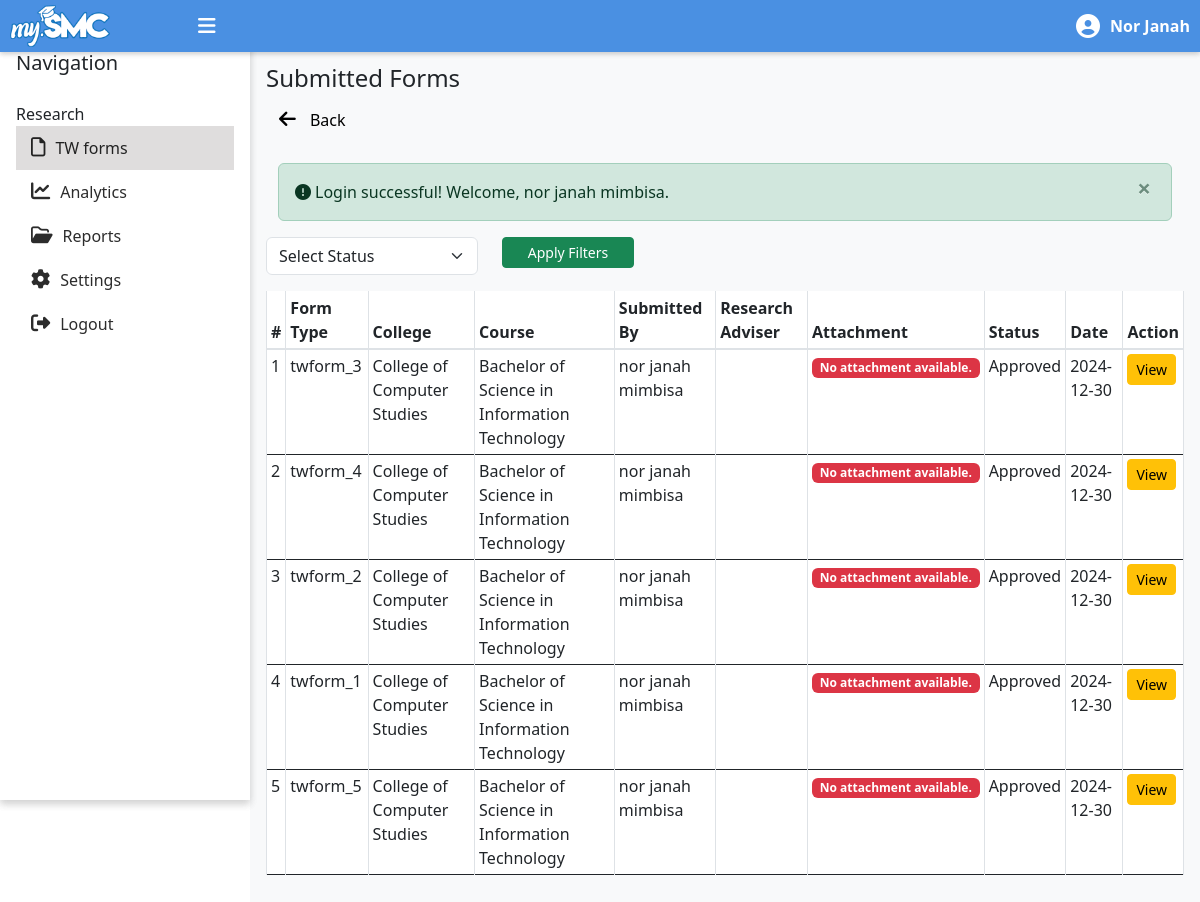
/dean/tw-forms.php (signed in), run on an earlier commit of the app's database.
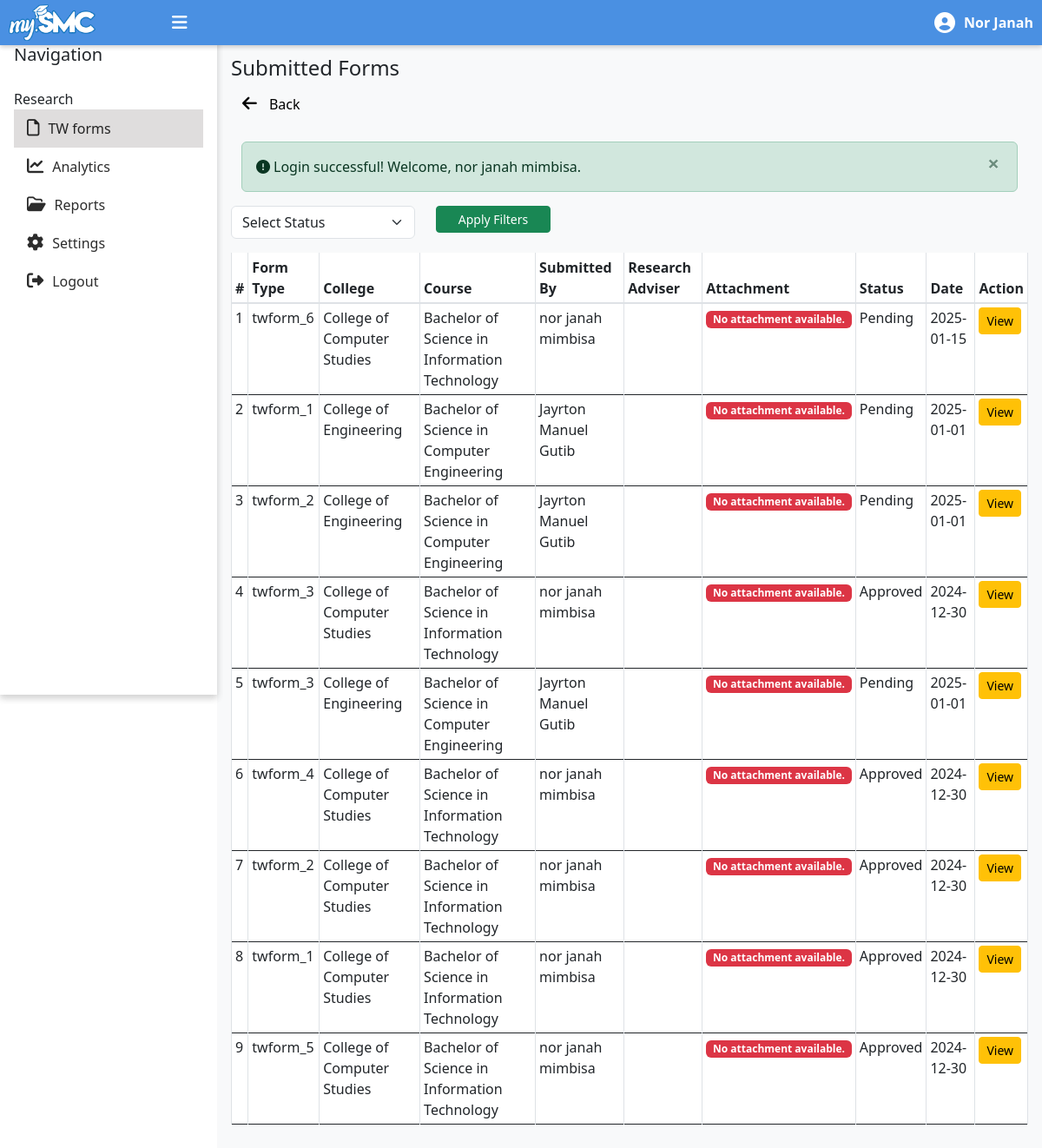
And on a later commit of the database.
### tables this page shows
CREATE TABLE `tw_forms` (
  `tw_form_id` int(11) NOT NULL,
  `form_type` enum('twform_1','twform_2','twform_3','twform_4','twform_5','twform_6') NOT NULL,
  `ir_agenda_id` int(11) NOT NULL,
  `col_agenda_id` int(11) NOT NULL,
  `department_id` int(11) NOT NULL,
  `course_id` int(11) NOT NULL,
  `user_id` int(11) NOT NULL,
  `research_adviser_id` int(11) NOT NULL,
  `overall_status` enum('pending','approved','rejected','') NOT NULL,
  `comments` text DEFAULT NULL,
  `submission_date` date DEFAULT NULL,
  `last_updated` timestamp NOT NULL DEFAULT current_timestamp()
);

CREATE TABLE `departments` (
  `department_id` int(11) NOT NULL,
  `department_name` varchar(255) NOT NULL
);

CREATE TABLE `courses` (
  `course_id` int(11) NOT NULL,
  `course_name` varchar(255) NOT NULL,
  `department_id` int(11) DEFAULT NULL
);

CREATE TABLE `accounts` (
  `user_id` int(255) NOT NULL,
  `username` varchar(50) NOT NULL,
  `password` varchar(255) NOT NULL,
  `firstname` varchar(50) NOT NULL,
  `lastname` varchar(50) NOT NULL,
  `contact` varchar(13) NOT NULL,
  `department_id` int(11) NOT NULL,
  `smc_email` varchar(255) NOT NULL,
  `user_type` enum('student','dean','panelist','rmo_staff','subject_advisor') NOT NULL,
  `date_created` datetime NOT NULL DEFAULT current_timestamp()
);

### messages.php (called while the page is built, shortened)
<?php
$messages = isset($_SESSION['messages']) ? $_SESSION['messages'] : [];
?>

### dean/tw-forms.php (the view, shortened to what the changed rows need)
<?php
    include('dean-master.php');
    require '../config/connect.php';
    include '../messages.php';
function getTWForms($overall_status = null, $dean_department_id = null) {
    global $conn;
    $query = "
        SELECT
            tw.tw_form_id,
            tw.form_type,
            tw.user_id,
            tw.ir_agenda_id,
            tw.col_agenda_id,
            tw.department_id AS department,
            tw.course_id AS course,
            tw.research_adviser_id AS adviser,
            tw.comments,
            tw.overall_status,
            tw.attachment,
            tw.submission_date,
            tw.last_updated,
            u.firstname AS student_firstname,
            u.lastname AS student_lastname,
            dep.department_name AS department_name,
            cou.course_name AS course_name,
            advisor.firstname AS adviser_firstname,
            advisor.lastname AS adviser_lastname
        FROM TW_FORMS tw
        LEFT JOIN ACCOUNTS u ON tw.user_id = u.user_id
        LEFT JOIN DEPARTMENTS dep ON tw.department_id = dep.department_id
        LEFT JOIN COURSES cou ON tw.course_id = cou.course_id
        LEFT JOIN ACCOUNTS advisor ON tw.research_adviser_id = advisor.user_id AND advisor.user_type = 'research_adviser'
    ";
    $query .= " ORDER BY tw.last_updated DESC";
    $stmt = mysqli_prepare($conn, $query);
    mysqli_stmt_execute($stmt);
    $result = mysqli_stmt_get_result($stmt);
    $twform_details = [];
    while ($row = mysqli_fetch_assoc($result)) {
        $twform_details[] = $row;
    }
    return $twform_details;
}
$overall_status = $_GET['overall_status'] ?? null;
$twform_details = getTWForms($overall_status);
?>
<section id="tw-forms" class="pt-4">
        <?php if (!empty($messages)): ?>
            <div class="container mt-3">
                <?php foreach ($messages as $message): ?>
                    <div class="alert alert-<?= htmlspecialchars($message['tags']) ?> alert-dismissible fade show" role="alert">
                    <i class="fa-solid fa-circle-exclamation mr-1"></i><?= htmlspecialchars($message['content']) ?>
                        <button type="button" class="close" data-bs-dismiss="alert" aria-label="Close">
                            <span aria-hidden="true">&times;</span>
                        </button>
                    </div>
                <?php endforeach; ?>
            </div>
        <?php endif; ?>
        <div class="row">
                <div class="table-responsive">
                    <table id="items-table" class="table table-bordered table-sm display">
                        <thead class="thead-background">
                            <tr>
                                <th>#</th>
                                <th>Form Type</th>
                                <th>College</th>
                                <th>Course</th>
                                <th>Submitted By</th>
                                <th>Research Adviser</th>
                                <th>Attachment</th>
                                <th>Status</th>
                                <th>Date</th>
                                <th>Action</th>
                            </tr>
                        </thead>
                        <tbody>
                            <?php $i = 1; foreach ($twform_details as $form): ?>
                                <tr>
                                    <td><?= $i++; ?></td>
                                    <td><?= $form['form_type'] ?></td>
                                    <td><?= $form['department_name'] ?></td>
                                    <td><?= $form['course_name'] ?></td>
                                    <td><?= $form['student_firstname'] . ' ' . $form['student_lastname'] ?></td>
                                    <td><?= $form['adviser_firstname'] . ' ' . $form['adviser_lastname'] ?></td>
                                    <td>
                                        <?php if (!empty($form['attachment'])): ?>
                                            <?php
                                                $filePath = "../uploads/documents/" . htmlspecialchars($form['attachment']);
                                                $fileExtension = pathinfo($filePath, PATHINFO_EXTENSION);
                                            ?>
                                            <?php if (in_array(strtolower($fileExtension), ['jpg', 'jpeg', 'png', 'gif', 'bmp'])): ?>
                                                <a href="<?= $filePath ?>" target="_blank" class="btn btn-sm btn-success">View Attachment (<?= strtoupper($fileExtension) ?>)</a>
                                            <?php else: ?>
                                                <a href="<?= $filePath ?>" target="_blank" class="btn btn-sm btn-success">View Attachment (<?= strtoupper($fileExtension) ?>)</a>
                                            <?php endif; ?>
                                        <?php else: ?>
                                            <span class="badge badge-danger badge-sm">No attachment available.</span>
                                        <?php endif; ?>
                                    </td>
                                    <td><?= ucfirst($form['overall_status']) ?></td>
                                    <td><?= $form['submission_date'] ?></td>
                                    <td>
                                        <?php
                                        switch ($form['form_type']) {
                                            case 'twform_1':
                                                $viewPage = 'tw-form1-details.php';
                                                break;
                                            case 'twform_2':
                                                $viewPage = 'tw-form2-details.php';
                                                break;
                                            case 'twform_3':
                                                $viewPage = 'tw-form3-details.php';
                                                break;
                                            case 'twform_4':
                                                $viewPage = 'tw-form4-details.php';
                                                break;
                                            case 'twform_5':
                                                $viewPage = 'tw-form5-details.php';
                                                break;
                                            case 'twform_6':
                                                $viewPage = 'tw-form6-details.php';
                                                break;
                                        }
                                        ?>
                                        <a href="<?= $viewPage ?>?tw_form_id=<?= $form['tw_form_id'] ?>" class="btn btn-warning btn-sm" id="view">View</a>
                                    </td>
                                </tr>
                            <?php endforeach; ?>
                        </tbody>
                    </table>
                </div>
            </div>
    </div>
<?php
include('dean-master.php');
?>

What changed in the data, as far as the page shows it:
added tw_forms: form_type "twform_6", department.department_name "College of Computer Studies", course.course_name "Bachelor of Science in Information Technology", user.firstname "nor janah", user.lastname "mimbisa", shows "No attachment available.", overall_status "Pending", submission_date "2025-01-15"
added tw_forms: form_type "twform_1", department.department_name "College of Engineering", course.course_name "Bachelor of Science in Computer Engineering", user.firstname "Jayrton Manuel", user.lastname "Gutib", shows "No attachment available.", overall_status "Pending", submission_date "2025-01-01"
added tw_forms: form_type "twform_2", department.department_name "College of Engineering", course.course_name "Bachelor of Science in Computer Engineering", user.firstname "Jayrton Manuel", user.lastname "Gutib", shows "No attachment available.", overall_status "Pending", submission_date "2025-01-01"
added tw_forms: form_type "twform_3", department.department_name "College of Engineering", course.course_name "Bachelor of Science in Computer Engineering", user.firstname "Jayrton Manuel", user.lastname "Gutib", shows "No attachment available.", overall_status "Pending", submission_date "2025-01-01"
